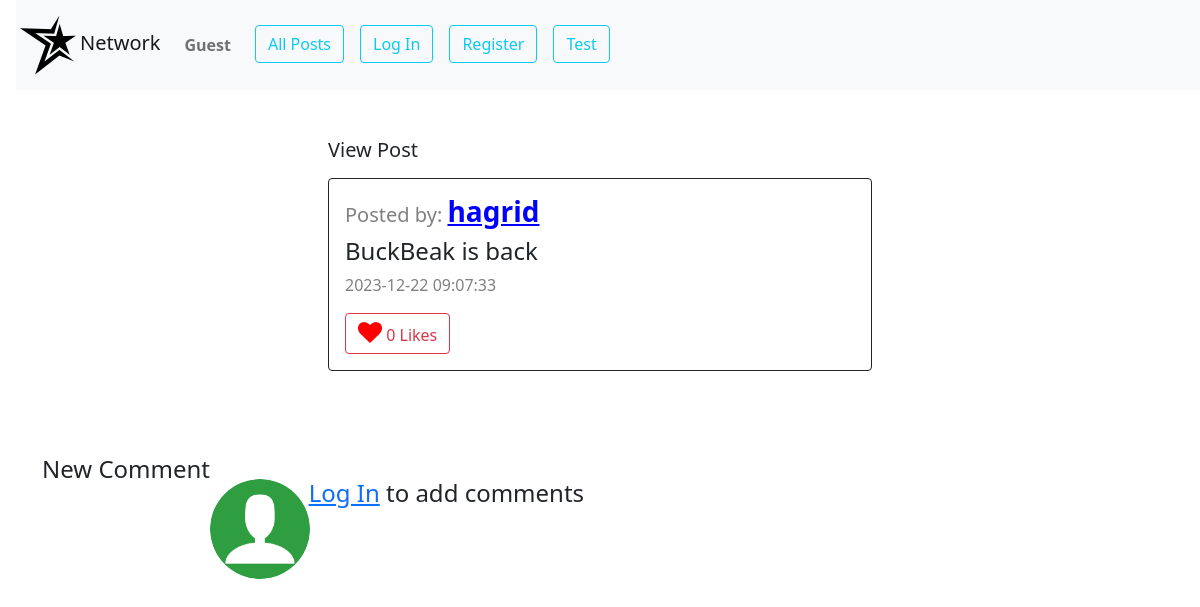
The app's page /view_post/4, older data.
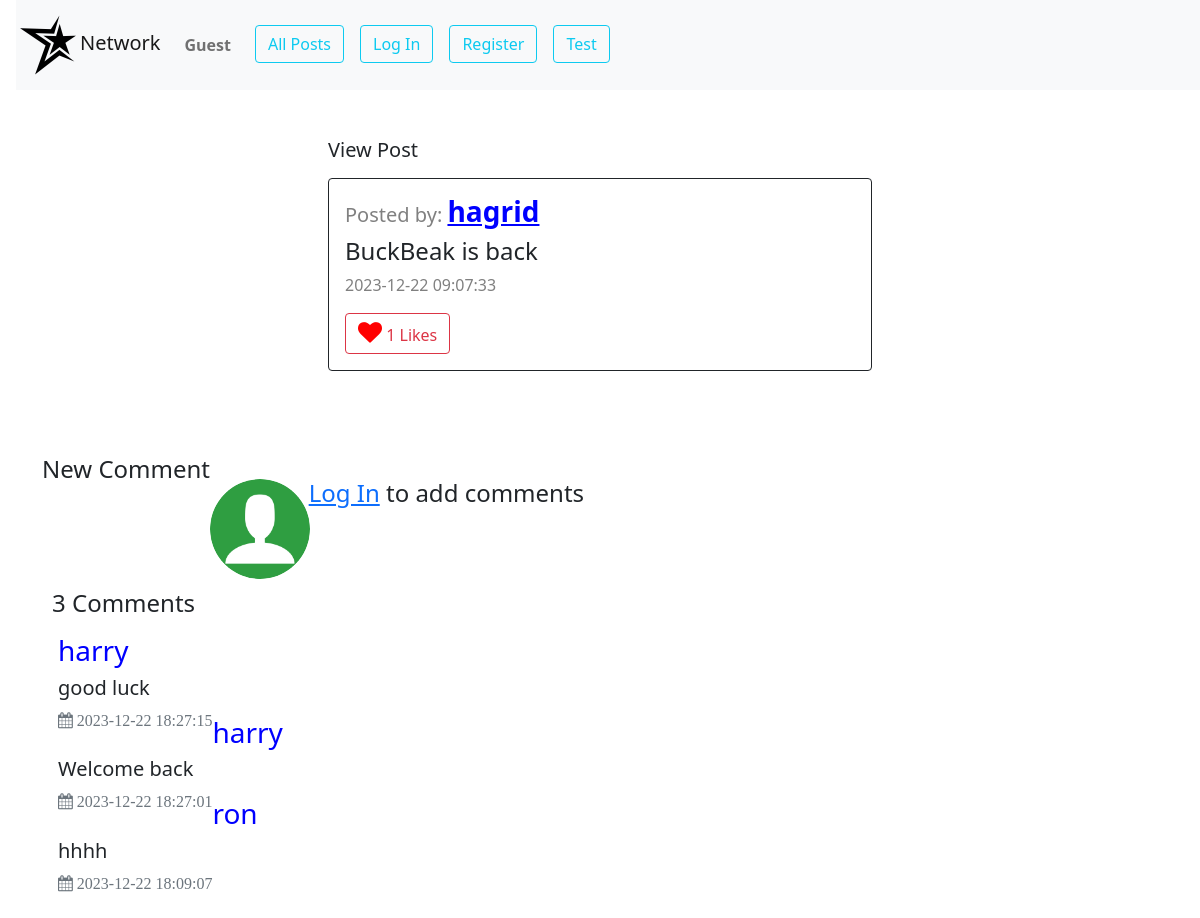
The same page, newer data.
### app.py (models this page shows, shortened)
class Users(db.Model):
    __tablename__ = "users"
    id = db.Column(db.Integer, primary_key=True)
    username = db.Column(db.String(80), unique=True, nullable=False)
    hash = db.Column(db.String(200),nullable=False)
    email = db.Column(db.String(120), unique=True, nullable=False)
    first_name=db.Column(db.String(80), nullable=True)
    last_name=db.Column(db.String(80), nullable=True)
    profile_pic_addr=db.Column(db.String(200), nullable=True)
    user_posts=db.relationship('Posts',backref='owner',lazy='dynamic')
    user_comments=db.relationship('Comments',backref='commented_user',lazy='dynamic')
    followers = db.relationship('Users',
                                secondary = follow,
                                primaryjoin = (follow.c.following_id == id),
                                secondaryjoin = (follow.c.follower_id == id),
                                backref = 'following'
                                )

class Posts(db.Model):
    __tablename__ = "posts"
    id = db.Column(db.Integer, primary_key=True)
    content = db.Column(db.String(150), nullable=False)
    created_at = db.Column(db.DateTime(timezone=True), server_default=db.func.current_timestamp())
    person_id = db.Column(db.Integer, db.ForeignKey('users.id'),nullable=False)
    likes=db.Column(db.Integer,default=0)

class Comments(db.Model):
    __tablename__ = "comments"
    id = db.Column(db.Integer, primary_key=True)
    comment = db.Column(db.String(150), nullable=False)
    created_at = db.Column(db.DateTime(timezone=True), server_default=db.func.current_timestamp())
    commented_post=db.Column(db.Integer, db.ForeignKey('posts.id'),nullable=False)
    commenter= db.Column(db.Integer, db.ForeignKey('users.id'),nullable=False)

### app.py (the view, shortened to what this page needs)
@app.route("/view_post/<int:post_id>", methods=["GET", "POST"])
def view_post(post_id):
    post=Posts.query.filter_by(id=post_id).first()
    user_id=session.get("user_id")
    current_user=None
    if user_id:
        current_user=Users.query.filter_by(id=user_id).first()
    comments=Comments.query.filter_by(commented_post=post.id).order_by(Comments.created_at.desc()).all()
    comment_data=[]
    for item in comments:
        comm=dict()
        commenter=Users.query.filter_by(id=item.commenter).first()
        comm["created_at"]=item.created_at
        comm["comment"]=item.comment
        comm["commenter"]=commenter.username
        comm["profile_pic"]=commenter.profile_pic_addr
        comment_data.append(comm)
    comm_no=len(comments)
    return render_template("view_post.html",user_id=session.get("user_id"),item=post,current_user=current_user,
                           comm_no=comm_no,comments=comment_data)

### app.py (called while the page is built)
@app.after_request
def after_request(response):
    response.headers["Cache-Control"] = "no-cache, no-store, must-revalidate"
    response.headers["Expires"] = 0
    response.headers["Pragma"] = "no-cache"
    return response

### templates/view_post.html (shortened to what this page needs)
{% extends "layout.html" %} {% block body %}
<div id="view_post_div">
	<div id="post-view" class="container-fluid py-5 w-50">
		<h5 class="ms-3">View Post</h5>
		<div  class="border border-dark m-3 p-3 rounded">
			<div  class="row">
				<div class="col-9">
					<h3>
						<span style="color: grey; font-size: 20px">Posted by: </span
						><a
							style="font-weight: bold; color: blue"
							href="/profile/{{item.owner.id}}"
							>{{item.owner.username}}</a
						>
					</h3>
					<div id="index_content_div_{{item.id}}"><h4  class="mt-2">{{item.content}}</h4></div>
					<p><span style="color: grey">{{item.created_at}}</span></p>
					<button id="index_like_btn_{{item.id}}" data-post_id="{{item.id}}"  class="btn btn-outline-danger like_btn">
						<i data-post_id="{{item.id}}" style="font-size: 24px; color: red" class="fa">&#xf004;</i>
						{{item.likes|default(0, true) }} Likes
					</button>
				</div>
				<div class="col-2 ">
				</div>
			</div>
		  </div>
	</div>
	<section style="margin: 20px;" class="content-item" id="comments">
		<div class="container" >
			<div class="row">
				<div class="col-sm-8">
					<form action="/view_post/{{item.id}}" method='post'>
						<h4 class="pull-left">New Comment</h4> <br>
						<fieldset>
							<div class="row">
								<div class="col-sm-3 col-lg-2 hidden-xs">
									<img style="max-width: 100px;border-radius: 50%;" class="img-responsive"
									{% if current_user.profile_pic_addr%}
									src="{{current_user.profile_pic_addr}}"
									{%else%}
									src="/static/commenter.png"
									{%endif%}
									alt="">
								</div>
								<div class="form-group col-xs-12 col-sm-9 col-lg-10">
										{% if current_user %}
												<div class="mb-3">
													<textarea autofocus required name="comment_box" style="height: 120px;" class="form-control" placeholder='Add Comment'></textarea>
												</div>
												<input class="btn btn-primary" name='comment_submit' type="submit" value="Comment">
										{%else%}
										<h4><a href="/login">Log In</a> to add comments</h4>
										{%endif%}
								</div>
							</div>
						</fieldset>
					</form>
					{%if comm_no %}
					<h4 style="margin: 10px;">{{comm_no}} Comments</h4>
					{%endif%}
{%for comment in comments %}
<div class="media m-3">
	<div class="media-body">
		<h3 style="color: blue;" class="media-heading">{{comment.commenter}}</h3>
		<h5>{{comment.comment}}</h5>
		<ul class="list-unstyled list-inline media-detail pull-left">
			<li><i class="fa fa-calendar text-muted">  {{comment.created_at}}</i></li>
		</ul>
	</div>
</div>
{%endfor%}
</div>
{% endblock %}

### templates/layout.html (shortened to what this page needs)
<!DOCTYPE html>
<html lang="en">
	<head>
		<link href="/static/styles.css" rel="stylesheet" />
		<link
			href="https://cdn.jsdelivr.net/npm/bootstrap@5.0.2/dist/css/bootstrap.min.css"
			rel="stylesheet"
 />
		<link
			rel="stylesheet"
			href="https://cdnjs.cloudflare.com/ajax/libs/font-awesome/4.7.0/css/font-awesome.min.css" />
	</head>
	<body>
		<nav class="navbar navbar-expand-lg navbar-light bg-light ms-3">
			<a class="navbar-brand" id="network" href="/"
				><img src="/static/favicon.ico" alt="" />Network</a
			>
			<div>
				<ul class="navbar-nav mr-auto">
					<li class="nav-item">
						{% if current_user %}
						<a class="nav-link me-3" id="username" href="/profile/{{current_user.id}}"
							><strong>{{current_user.username}}</strong></a
						>
						{%else%}
						<a class="nav-link me-3" id="username"><strong>Guest</strong></a>
						{%endif%}
					</li>
					<li class="nav-item">
						<a class="btn btn-outline-info me-3" href="/" id="allpost"
							>All Posts</a
						>
					</li>
					{% if current_user %}
					<li class="nav-item">
						<a class="btn btn-outline-info me-3" href="/following" id="follow"
							>Following</a
						>
					</li>
					<li class="nav-item" id="newpost">
						<a class="btn btn-outline-info me-3" href="/newpost" id="newpost"
							>New Post</a
						>
					</li>
					<li class="nav-item" id="newpost">
						<a class="btn btn-outline-info me-3" href="/liked" id="likedpost"
							>Liked Posts</a
						>
					</li>
					<li class="nav-item">
						<a class="btn btn-outline-info me-3" href="/logout">Log Out</a>
					</li>
					{%else%}
					<li class="nav-item">
						<a class="btn btn-outline-info me-3" href="/login">Log In</a>
					</li>
					<li class="nav-item">
						<a class="btn btn-outline-info me-3" href="/register">Register</a>
					</li>
					{%endif%}
					<li class="nav-item">
						<a class="btn btn-outline-info me-3" href="/test">Test</a>
					</li>
				</ul>
			</div>
		</nav>
		<div class="body">
			 {% block body %} {% endblock %}
		</div>
	</body>
</html>

Row changes from the older to the newer data that the page shows:
changed Posts "BuckBeak is back": likes "0" → "1"
now on this page (row edited): Users: commenter "harry" "harry"
added Comments: comment "good luck", created_at "2023-12-22 18:27:15"
added Comments: comment "Welcome back", created_at "2023-12-22 18:27:01"
now on this page (row edited): Users: commenter "ron"
added Comments: comment "hhhh", created_at "2023-12-22 18:09:07"
Text that changed along with them:
{{ comm_no }}: (not shown) → "3"
text now shown: "Comments"
